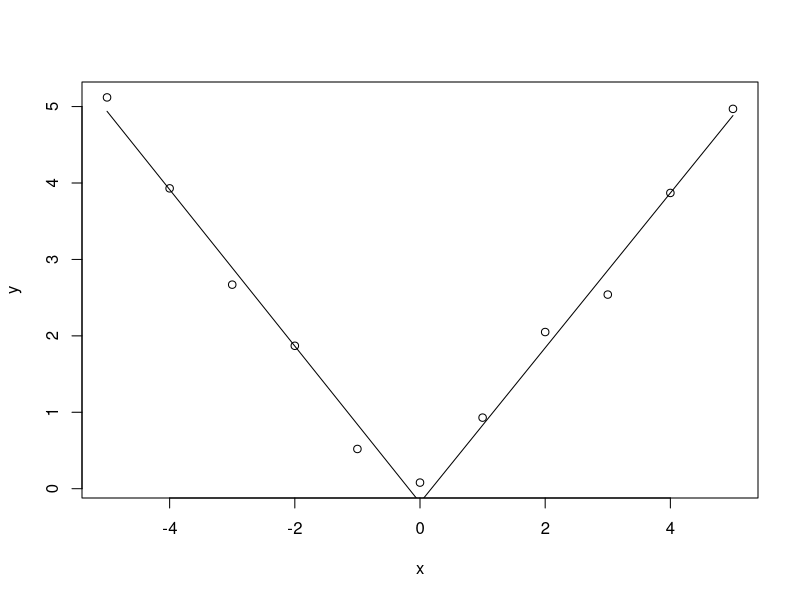

The R source for this figure:
# Week 4 quiz

# Question 1
library(MASS)
library(dplyr)
head(shuttle)
shuttle <- shuttle %>% mutate(auto = ifelse(use == 'auto', 1, 0))

mod <- glm(auto ~ wind - 1, family = 'binomial', shuttle)
exp(coef(mod))[1]/exp(coef(mod))[2]

# Question 2
mod <- glm(auto ~ wind  + magn - 1, family = 'binomial', shuttle)
exp(coef(mod))[1]/exp(coef(mod))[2]

# Question 3
mod <- glm(auto ~ wind  + magn - 1, family = 'binomial', shuttle)
mod2 <- glm((1-auto) ~ wind  + magn - 1, family = 'binomial', shuttle)
summary(mod)
summary(mod2)

# Question 4
head(InsectSprays)
mod <- glm(count ~ spray - 1, InsectSprays, family = 'poisson')
exp(coef(mod))[1]/exp(coef(mod))[2]

# Question 5

# Question 6
x <- -5:5
y <- c(5.12, 3.93, 2.67, 1.87, 0.52, 0.08, 0.93, 2.05, 2.54, 3.87, 4.97)

spline_term = x*(x>0)
regr = cbind(1,x,spline_term)
fit = lm(y~regr-1)
summary(fit)
yhat = predict(fit)
plot(x,y)
lines(x,yhat)
predict(fit)[9]-predict(fit)[8]
